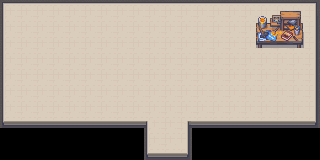

The image is a tile-based game level rendered from a .tmx file. Its description and source (layers, tilesets, objects; grid data summarised) follow:
An orthogonal 20x10 tile map with 16x16 px tiles, 3 tile layers (Background, Road, Prop), 3 tilesets and 4 objects (2x NPC, 2x Transaction).

<map version="1.10" tiledversion="1.12.2" class="MapMeta" orientation="orthogonal" renderorder="right-down" width="20" height="10" tilewidth="16" tileheight="16" infinite="0" nextlayerid="5" nextobjectid="5">
 <properties>
  <property name="mapId" value="d13b1890-ac73-5d89-b32c-10fd5563f34c" />
  <property name="mapName" value="执法堂" />
  <property name="parentMap" value="44ebb310-6990-5d82-bc23-623343b9acca" />
  <property name="region" value="NG神教" />
  <property name="type" propertytype="MapType" value="inDoor" />
 </properties>
 <tileset firstgid="1" source="../../../tilesets/装饰物.tsx" />
 <tileset firstgid="19" source="../../../tilesets/Game_Maker_Studio_Autotiles_16x16.tsx" />
 <tileset firstgid="1267" source="../../../tilesets/3_Props_and_Buildings_16x16.tsx" />
 <layer id="1" name="Background" width="20" height="10">
  <data>[200 cells, 166 non-empty, 11 distinct tile ids]</data>
 </layer>
 <layer id="2" name="Road" width="20" height="10">
  <data>[200 cells, 160 non-empty, 11 distinct tile ids]</data>
 </layer>
 <layer id="3" name="Prop" width="20" height="10">
  <data>[200 cells, 9 non-empty, 9 distinct tile ids]</data>
 </layer>
 <objectgroup id="4" name="Interactive">
  <object id="1" name="布莱克" type="NPC" x="54.623" y="54.1439">
   <properties>
    <property name="npcId" value="500b8aac-9ac5-5012-8650-49c4813ce413" />
   </properties>
   <point />
  </object>
  <object id="2" name="西西弗斯" type="NPC" x="166.744" y="53.1856">
   <properties>
    <property name="npcId" value="688cbec0-c143-5e40-bdd2-57103066fa4e" />
   </properties>
   <point />
  </object>
  <object id="3" type="Transaction" x="160" y="128" width="16" height="16">
   <properties>
    <property name="from" value="44ebb310-6990-5d82-bc23-623343b9acca" />
    <property name="to" value="d13b1890-ac73-5d89-b32c-10fd5563f34c" />
   </properties>
  </object>
  <object id="4" type="Transaction" x="144" y="144" width="48" height="16">
   <properties>
    <property name="from" value="d13b1890-ac73-5d89-b32c-10fd5563f34c" />
    <property name="to" value="44ebb310-6990-5d82-bc23-623343b9acca" />
   </properties>
  </object>
 </objectgroup>
</map>
